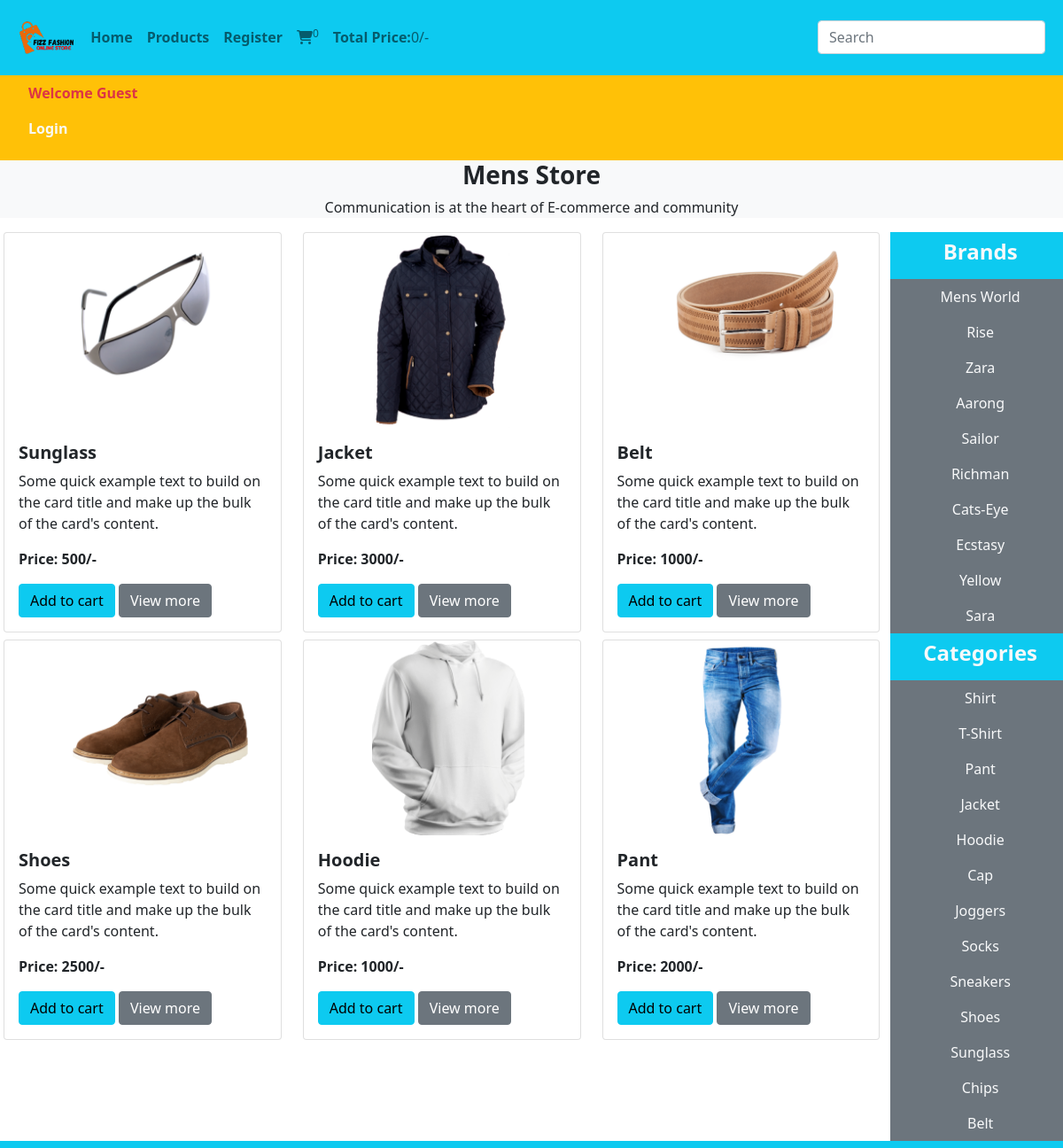
The page / on the database its author committed.
### tables this page shows
CREATE TABLE `products` (
  `product_id` int(11) NOT NULL,
  `product_title` varchar(100) NOT NULL,
  `product_discription` varchar(255) NOT NULL,
  `product_keywords` varchar(255) NOT NULL,
  `category_id` int(11) NOT NULL,
  `brand_id` int(11) NOT NULL,
  `product_image1` varchar(255) NOT NULL,
  `product_image2` varchar(255) NOT NULL,
  `product_image3` varchar(255) NOT NULL,
  `product_image4` varchar(255) NOT NULL,
  `product_price` varchar(100) NOT NULL,
  `date` timestamp NOT NULL DEFAULT current_timestamp() ON UPDATE current_timestamp(),
  `status` varchar(100) NOT NULL
);

CREATE TABLE `brands` (
  `brand_id` int(11) NOT NULL,
  `brand_title` varchar(100) NOT NULL
);

CREATE TABLE `categories` (
  `category_id` int(11) NOT NULL,
  `category_title` varchar(100) NOT NULL
);

### Functions/common_function.php (the view, shortened to what this page needs)
<?php
function getproducts(){
    global $con;
    if(!isset($_GET['category'])){
        if(!isset($_GET['brand'])){
    $select_query="Select * from `products` order by rand() LIMIT 0,6";
            $result_query=mysqli_query($con,$select_query);
            while($row=mysqli_fetch_assoc($result_query)){
                $product_id=$row['product_id'];
                $product_title=$row['product_title'];
                $product_discription=$row['product_discription'];
                $product_image1=$row['product_image1'];
                $product_price=$row['product_price'];
                echo "<div class='col-md-4 mb-2'>
                <div class='card'>
                    <img src='./admin_area/product_images/$product_image1'loading='lazy' class='card-img-top' alt='$product_title'>
                    <div class='card-body'>
                        <h5 class='card-title'><b>$product_title</b></h5>
                        <p class='card-text'>$product_discription</p>
                        <p class='card-text'><b>Price: $product_price/-</b></p>
                        <a href='index.php?add_to_cart=$product_id' class='btn btn-info'>Add to cart</a>
                        <a href='product_details.php?product_id=$product_id' class='btn btn-secondary'>View more</a>
                    </div>
                </div>
            </div>";
            }
}
}
}
function getbrands(){
    global $con;
    $select_brands="Select * from `brands`";
                             $result_brands=mysqli_query($con,$select_brands);
                             while ($row_data=mysqli_fetch_assoc($result_brands)) {
                             $brand_title=$row_data['brand_title'];
                             echo "<li class='nav-item'>
                                   <a href='index.php?brand=$brand_title' class='nav-link text-light'>$brand_title</a>
                                   </li>";
                                    }
}
function getcategories(){
    global $con;
    $select_categories="Select * from `categories`";
                             $result_categories=mysqli_query($con, $select_categories);
                             while ($row_data=mysqli_fetch_assoc($result_categories)) {
                             $category_title = $row_data['category_title'];
                             echo "<li class='nav-item'>
                             <a href='index.php?category=$category_title' class='nav-link text-light'>$category_title</a>
                         </li>";
                             }
}
function getIPAddress() {
     if(!empty($_SERVER['HTTP_CLIENT_IP'])) {
                $ip = $_SERVER['HTTP_CLIENT_IP'];
        }
    elseif (!empty($_SERVER['HTTP_X_FORWARDED_FOR'])) {
                $ip = $_SERVER['HTTP_X_FORWARDED_FOR'];
     }
    else{
             $ip = $_SERVER['REMOTE_ADDR'];
     }
     return $ip;
}
function cart_item(){
    if(isset($_GET['add_to_cart'])){
        global $con;
        $get_ip_add = getIPAddress();
        $select_query = "SELECT * FROM `cart_details` WHERE ip_address='$get_ip_add'";
        $result_query = mysqli_query($con, $select_query);
        $count_cart_items = mysqli_num_rows($result_query);
        } else {
            global $con;
        $get_ip_add = getIPAddress();
        $select_query = "SELECT * FROM `cart_details` WHERE ip_address='$get_ip_add'";
        $result_query = mysqli_query($con, $select_query);
        $count_cart_items = mysqli_num_rows($result_query);
        }
        echo $count_cart_items;
    }
function total_cart_price() {
    $total_price=0;
    echo $total_price;
}
?>

### index.php (shortened to what this page needs)
<?php
include('includes/connect.php');
include('functions/common_function.php');
?>
<!DOCTYPE html>
<html lang="en">
<head>
    <link href="https://cdn.jsdelivr.net/npm/bootstrap@5.0.2/dist/css/bootstrap.min.css" rel="stylesheet">
    <link rel="stylesheet" href="https://cdnjs.cloudflare.com/ajax/libs/font-awesome/6.4.2/css/all.min.css" />
    <link rel="stylesheet" href="style.css">
</head>
<body>
    <div class="container-fluid p-0">
<nav class="navbar navbar-expand-lg navbar-light bg-info">
    <div class="container-fluid">
        <img src="./images/logo.png" alt=""class="logo">
        <div class="collapse navbar-collapse" id="navbarNav">
            <ul class="navbar-nav">
                <li class="nav-item">
                    <a class="nav-link" href="./index.php"><b>Home</b></a>
                </li>
                <li class="nav-item">
                    <a class="nav-link" href="display_all.php"><b>Products</b></a>
                </li>
                <?php
                if(isset($_SESSION['username'])){
                    echo "<li class='nav-item'>
                    <a class='nav-link' href='./users_area/profile.php'><b>My Account</b></a>
                </li>";
                }else{
                    echo "<li class='nav-item'>
                    <a class='nav-link' href='./users_area/user_registration.php'><b>Register</b></a>
                </li>";
                }
                ?>
                <li class="nav-item">
                    <a class="nav-link" href="cart.php"><i class="fa-solid fa-cart-shopping"></i><sup><?php cart_item(); ?></sup></a>
                </li>
                <li class="nav-item">
                    <a class="nav-link" href="#"><b>Total Price:</b><?php total_cart_price(); ?>/-</a>
                </li>
            </ul>
        </div>
            <form class="d-flex" action="" method="get">
                <input class="form-control me-2" type="search" placeholder="Search" aria-label="Search" name="search_data" id="search">
            </div>
    </div>
<nav class="navbar-nav p-0 me-auto bg-warning">
    <ul class="navbae-nav mr-auto" style="list-style:none">
                <?php
                if(!isset($_SESSION['username'])){
                    echo "<li class='nav-item'>
                    <a class='nav-link text-danger' href='#'><b>Welcome Guest</b></a></li>";
                }else{
                    echo "<li class='nav-item'>
                    <a class='nav-link text-danger' href='#'><b>Welcome ".$_SESSION['username']."</b></a></li>";
                }
                if(!isset($_SESSION['username'])){
                    echo "<li class='nav-item'>
                    <a class='nav-link text-light' href='./users_area/user_login.php'><b>Login</b></a></li>";
                }else{
                    echo "<li class='nav-item'>
                    <a class='nav-link text-light' href='./users_area/user_logout.php'><b>Logout</b></a></li>";
                }
                ?>
    </ul>
</nav>
<div class="bg-light">
    <h3 class="text-center text-dark"><b>Mens Store</b></h3>
    <p class="text-center">Communication is at the heart of E-commerce and community</p>
</div>
<div class="row px-1">
    <div class="col-md-10">
        <div class="row">
            <?php
            getproducts();
            ?>
        </div>
    </div>
                <div class="col-md-2 bg-secondary p-0">
                    <ul class="navbar-nav me-auto text-center">
                        <li class="nav-item bg-info">
                            <a href="#" class="nav-link text-light"><h4><b>Brands</b></h4></a>
                        </li>
                        <?php
                             getbrands();
                        ?>
                    </ul>
                    <ul class="navbar-nav me-auto text-center">
                        <li class="nav-item bg-info">
                            <a href="#" class="nav-link text-light"><h4><b>Categories</b></h4></a>
                        </li>
                        <?php
                             getcategories();
                        ?>
                    </ul>
                </div>
            </div>
<?php
    include("./includes/footer.php")
?>
</body>
</html>

### includes/footer.php
<div class="container-fluid bg-info p-1 text-center">
</div>

### style.css (style rules this page uses)
* { margin: 0; padding: 0; box-sizing: border-box; }
.logo { width: 7%; height: 7; }
.card-img-top { width: 120%; height: 220px; object-fit: contain; }

### index.php (style rules this page uses)
body { overflow-x:hidden; }

### rows shown on the page
products: product_image1 (picture), product_title "Sunglass", product_discription "Some quick example text to build on the card title and make up the bulk of the card's content.", product_price "500"
products: product_image1 (picture), product_title "Jacket", product_discription "Some quick example text to build on the card title and make up the bulk of the card's content.", product_price "3000"
products: product_image1+product_title (picture), product_title "Belt", product_discription "Some quick example text to build on the card title and make up the bulk of the card's content.", product_price "1000"
products: product_image1 (picture), product_title "Shoes", product_discription "Some quick example text to build on the card title and make up the bulk of the card's content.", product_price "2500"
products: product_image1 (picture), product_title "Hoodie", product_discription "Some quick example text to build on the card title and make up the bulk of the card's content.", product_price "1000"
products: product_image1 (picture), product_title "Pant", product_discription "Some quick example text to build on the card title and make up the bulk of the card's content.", product_price "2000"
brands: brand_title "Mens World"
brands: brand_title "Rise"
brands: brand_title "Zara"
brands: brand_title "Aarong"
brands: brand_title "Sailor"
brands: brand_title "Richman"
brands: brand_title "Cats-Eye"
brands: brand_title "Ecstasy"
brands: brand_title "Yellow"
brands: brand_title "Sara"
categories: category_title "Shirt"
categories: category_title "T-Shirt"
categories: category_title "Pant"
categories: category_title "Jacket"
categories: category_title "Hoodie"
categories: category_title "Cap"
categories: category_title "Joggers"
categories: category_title "Socks"
categories: category_title "Sneakers"
categories: category_title "Shoes"
categories: category_title "Sunglass"
categories: category_title "Chips"
categories: category_title "Belt"

### other values the page prints
$count_cart_items "0"
$total_price "0"
